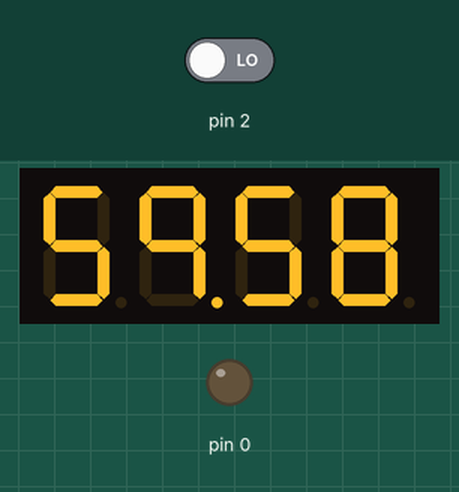
This sketch was run on a simulated Arduino Uno, built with avr-gcc and run on an emulated ATmega328P. Parts: 4-digit seven-segment display, output pins drawn as LEDs (lit = HIGH). Wiring (inferred from the names in the program): 4-digit 7-segment display, segments lit when LOW: segments pin 9, pin 8, pin 7, pin 6, pin 5, pin 4, pin 3, pin 1; digit selects pin 13, pin 12, pin 11, pin 10. The test bench sets the inputs (shaded band); at power-on: pin 2 LOW. The segment pins are drawn as the display they are named for; pins used as bus, display or sensor lines are not drawn.

Above: at 1.2 s.
1.3 s: pin 2 driven HIGH
At 2.8 s:
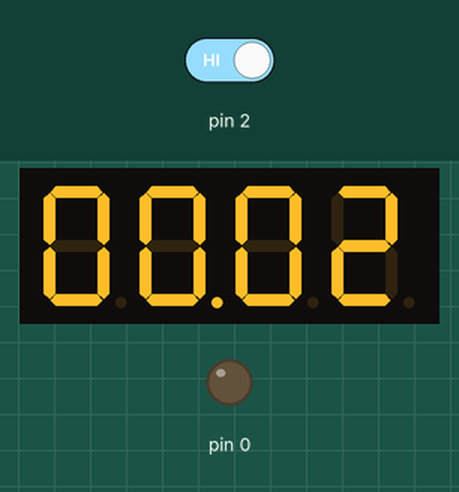
3.5 s: pin 2 driven LOW
At 4.8 s:
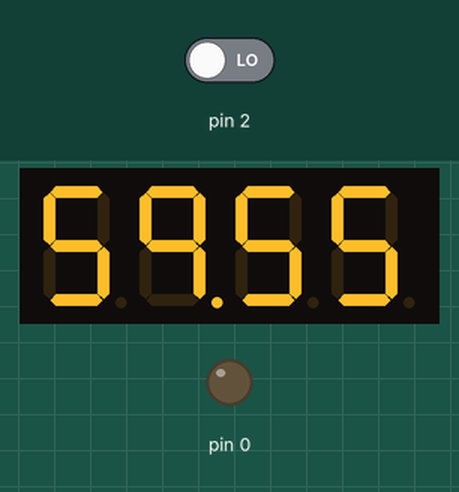
5.5 s: pin 2 driven HIGH
At 6.5 s:
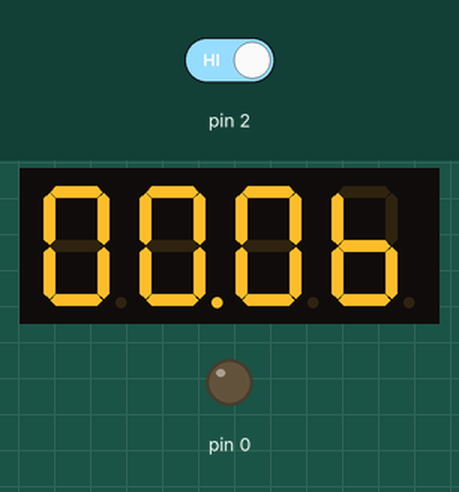
Timing chart, 0 to 8.5 s (numbered marks = the images above; inputs shaded):
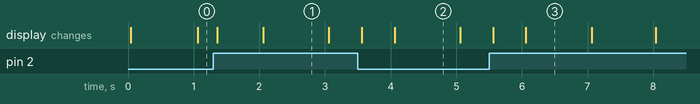

Measured:
- what the display in image 1 shows lasts 1.0 s, from 2.1 s to 3.1 s

The sketch:

timerwithbutton.ino
```cpp
const byte segment_pins[8] = {9, 8, 7, 6, 5, 4, 3, 1};
const byte power_pins[4] = {10, 11, 12, 13};
const byte digit[10][8] = {
  {0, 0, 0, 0, 0, 0, 1, 1},
  {1, 0, 0, 1, 1, 1, 1, 1},
  {0, 0, 1, 0, 0, 1, 0, 1},
  {0, 0, 0, 0, 1, 1, 0, 1},
  {1, 0, 0, 1, 1, 0, 0, 1},
  {0, 1, 0, 0, 1, 0, 0, 1},
  {1, 1, 0, 0, 0, 0, 0, 1},
  {0, 0, 0, 1, 1, 1, 1, 1},
  {0, 0, 0, 0, 0, 0, 0, 1},
  {0, 0, 0, 1, 1, 0, 0, 1},
};
const byte scan[4][4] = {
  {1, 0, 0, 0},
  {0, 1, 0, 0},
  {0, 0, 1, 0},
  {0, 0, 0, 1}
};
int a, x;
byte d[4];
unsigned long startTime, count, step;
int btn = 0;

void setup()
{
  for (byte i = 0; i < 8; i++) {
    pinMode(segment_pins[i], OUTPUT);
  }
  for (byte i = 0; i < 4; i++) {
    pinMode(power_pins[i], OUTPUT);
  }
  startTime = millis() /500;
  pinMode(2, INPUT);
  pinMode(0, OUTPUT);
}

void loop()
{
  btn = digitalRead(2);
  step = millis() /1000 - startTime;
  if(btn == HIGH){
    if(step == 6040){
      startTime = millis() / 1000;
    }
    step = 3599 - step;
    count = 3599 - step;
  }
  else{
    step = 3599 - step;
    if(step == 0){
      startTime = millis() / 500;
    }
    count = step;
  }
  set_decimal(count);
  for(byte i =0; i < 4; i++){

    for(byte j = 0; j < 4; j++){
      digitalWrite(power_pins[j], LOW);
    }
    for(byte j = 0; j < 8; j++){
      digitalWrite(segment_pins[j], digit[d[i]][j]);
      if(scan[i][2] == 1 && j == 7){
        digitalWrite(segment_pins[j], LOW);
      }
    }
    for(byte j = 0; j < 4; j++){
      digitalWrite(power_pins[j], scan[i][j]);
    }
    delay(2);
  }
}

void set_decimal(int a){
  a = count%60;
  d[0] = a%10;
  d[1] = (a/10)%10;
  a = count/60;
  d[2] = a%10;
  d[3] = (a/10)%10;
}
```
